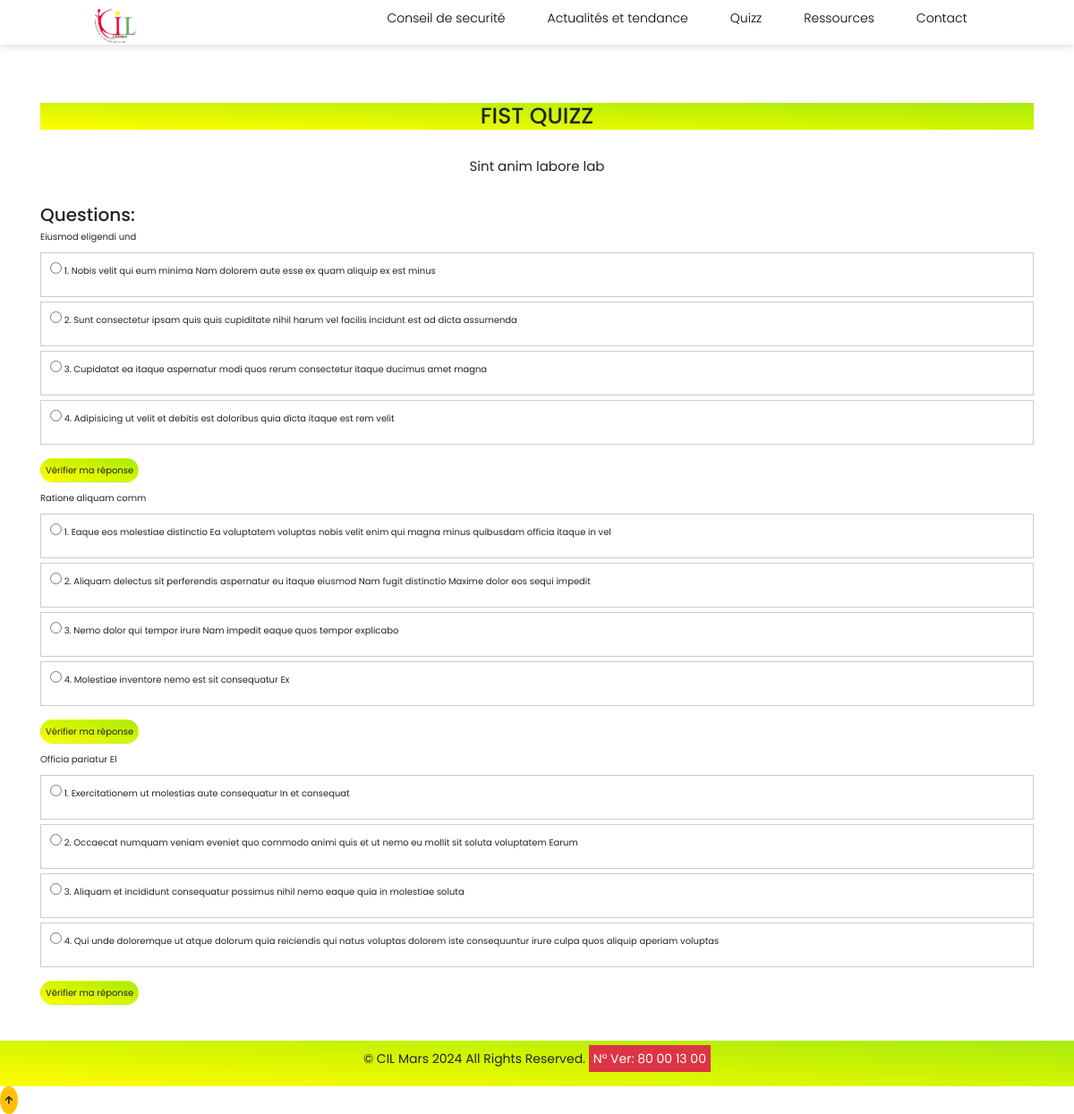
Page /quiz_detail/3/ on the committed database.
### app/models.py (models this page shows, shortened)
class Quiz(models.Model):
    DIFFICULTE = (
        ('Facile', 'Facile'),
        ('Intermediaire', 'Intermédiaire'),
        ('Difficile', 'Difficile'),
    )
    titre = models.CharField(max_length=100)
    description = models.TextField()
    difficulte = models.CharField(max_length=50, choices=DIFFICULTE)
    image = models.ImageField(upload_to='app/images/quiz_images', default='app/images/default_quiz_image.png', null=True, blank=True)
    date_modification = models.DateTimeField(auto_now=True)  # Champ de date de modification automatiquement mis à jour à chaque modification
    class Meta:
        ordering = ['-date_modification']  # Ordonner les quiz par date de modification décroissante par défaut

class Question(models.Model):
    quiz = models.ForeignKey(Quiz, on_delete=models.CASCADE, related_name='questions')
    enonce = models.TextField()
    choix_1 = models.CharField(max_length=200)
    choix_2 = models.CharField(max_length=200)
    choix_3 = models.CharField(max_length=200)
    choix_4 = models.CharField(max_length=200)
    reponse_correcte = models.IntegerField(choices=((1, 'Choix 1'), (2, 'Choix 2'), (3, 'Choix 3'), (4, 'Choix 4')))

### app/views.py (the view)
# urls.py: path('quiz_detail/<int:quiz_id>/', views.quiz_detail, name='quiz_detail'),
def quiz_detail(request, quiz_id):
    quiz = Quiz.objects.get(pk=quiz_id)
    return render(request, 'app/quiz/quiz_detail.html', {'quiz': quiz})

### app/templates/app/quiz/quiz_detail.html (shortened to what this page needs)
{% extends 'app/base.html' %}
{% block content %}
{% load static %}
<head>
</head>
<h1 class="text-center " style=" background-image: linear-gradient(to right top, #fffd00, #eaf900, #d4f500, #bef006, #a8eb12);">{{ quiz.titre }}</h1>
<p class="my-5 fs-4 text-center">{{ quiz.description }}</p>
<h2>Questions:</h2>
{% for question in quiz.questions.all %}
    <form id="form_{{ question.id }}">
        <p>{{ question.enonce }}</p>
        <label class="response-option">
            <input type="radio" name="choice" value="1"> 1. {{ question.choix_1 }}
        </label><br>
        <label class="response-option">
            <input type="radio" name="choice" value="2"> 2. {{ question.choix_2 }}
        </label><br>
        <label class="response-option">
            <input type="radio" name="choice" value="3"> 3. {{ question.choix_3 }}
        </label><br>
        <label class="response-option">
            <input type="radio" name="choice" value="4"> 4. {{ question.choix_4 }}
        </label><br>
        <button type="button" class="btn  rounded-pill p-2 my-3 text-dark " onclick="showAnswer({{ question.id }})" style=" background-image: linear-gradient(to right top, #fffd00, #eaf900, #d4f500, #bef006, #a8eb12);">Vérifier ma réponse</button>
    </form>
{% endfor %}
{% endblock %}

### app/static/app/css/main.css (style rules this page uses)
* { margin: 0; padding: 0; font-family: "Poppins" , sans-serif; box-sizing: border-box; transition: all.2s linear; text-decoration: none; border: none; }
.btn { text-decoration: none; }
html { font-size: 62.5%; overflow-x: hidden; scroll-padding-top: 7em; scroll-behavior: smooth; }
body { position: relative; }

### app/static/app/css/quiz.css (style rules this page uses)
* { padding: 0; margin: 0; box-sizing: border-box; }
:root { --light-purple-color: #8854C0; --light-color: #fff; --dark-color: #000; --grey-color: #f2f2f2; --transition: all 300ms ease-in-out; }
body { min-height: 100vh; font-family: 'Poppins', sans-serif; color: var(--dark-color); background: var(--grey-color); }

### app/templates/app/quiz/quiz_detail.html (style rules this page uses)
.response-option { border: 1px solid #ccc; padding: 10px; margin-bottom: 5px; cursor: pointer; transition: background-color 0.3s; width: 100%; height: 50px; box-sizing: border-box; }

### rows in the picture
Quiz: titre "FIST QUIZZ", description "Sint anim labore lab"
Question: enonce "Eiusmod eligendi und", choix_1 "Nobis velit qui eum minima Nam dolorem aute esse ex quam aliquip ex est minus", choix_2 "Sunt consectetur ipsam quis quis cupiditate nihil harum vel facilis incidunt est ad dicta assumenda", choix_3 "Cupidatat ea itaque aspernatur modi quos rerum consectetur itaque ducimus amet magna", choix_4 "Adipisicing ut velit et debitis est doloribus quia dicta itaque est rem velit"
Question: enonce "Ratione aliquam comm", choix_1 "Eaque eos molestiae distinctio Ea voluptatem voluptas nobis velit enim qui magna minus quibusdam officia itaque in vel", choix_2 "Aliquam delectus sit perferendis aspernatur eu itaque eiusmod Nam fugit distinctio Maxime dolor eos sequi impedit", choix_3 "Nemo dolor qui tempor irure Nam impedit eaque quos tempor explicabo", choix_4 "Molestiae inventore nemo est sit consequatur Ex"
Question: enonce "Officia pariatur El", choix_1 "Exercitationem ut molestias aute consequatur In et consequat", choix_2 "Occaecat numquam veniam eveniet quo commodo animi quis et ut nemo eu mollit sit soluta voluptatem Earum", choix_3 "Aliquam et incididunt consequatur possimus nihil nemo eaque quia in molestiae soluta", choix_4 "Qui unde doloremque ut atque dolorum quia reiciendis qui natus voluptas dolorem iste consequuntur irure culpa quos aliquip aperiam voluptas"
